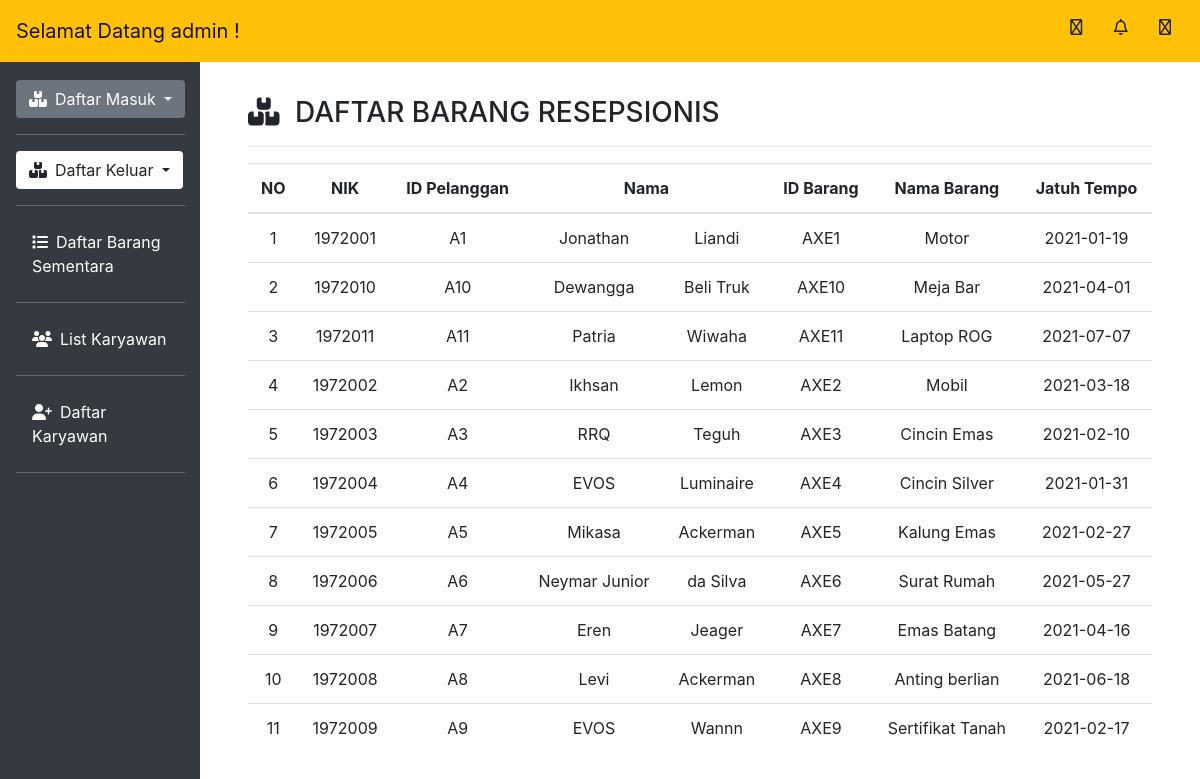
The page /admin_daftar_resep.php (signed in) on the database its author committed.
### tables this page shows
CREATE TABLE `resepsionis_masuk` (
  `NIK` bigint(18) NOT NULL,
  `idPelanggan` varchar(10) NOT NULL,
  `namaDepan` varchar(255) NOT NULL,
  `namaBelakang` varchar(255) NOT NULL,
  `Alamat` text NOT NULL,
  `noTlp` int(255) NOT NULL,
  `noRekening` int(15) DEFAULT NULL
);

CREATE TABLE `resepsionis_barang` (
  `idBarang` varchar(10) NOT NULL,
  `idPelanggan` varchar(10) NOT NULL,
  `kodeKatBarang` varchar(11) NOT NULL,
  `namaBarang` text NOT NULL,
  `harga` int(10) NOT NULL,
  `tglMasuk` date NOT NULL,
  `jatuhTempo` date NOT NULL
);

### admin_daftar_resep.php (the view, shortened to what this page needs)
<!DOCTYPE html>
<html lang="en">
<body>
   <?php
   include_once 'header.php';
   include_once 'includes/database.php';
   $result= mysqli_query ($conn, "SELECT resepsionis_masuk.NIK, resepsionis_masuk.idPelanggan , resepsionis_masuk.namaDepan, resepsionis_masuk.namaBelakang,
   resepsionis_barang.idBarang, resepsionis_barang.namaBarang, resepsionis_barang.jatuhTempo  FROM resepsionis_masuk
   RIGHT JOIN resepsionis_barang ON resepsionis_masuk.idPelanggan = resepsionis_barang.idPelanggan");
   ?>
   <div class="col-md-10 p-5 pt-2">
      <h3><i class="fas fa-boxes mr-2"></i> DAFTAR BARANG RESEPSIONIS</h3>
      <hr>
      <table class="table table-hover text-center">
         <thead>
            <tr>
               <th scope="col">NO</th>
               <th scope="col">NIK</th>
               <th scope="col">ID Pelanggan</th>
               <th colspan="2" scope="col">Nama</th>
               <th scope="col">ID Barang</th>
               <th scope="col">Nama Barang</th>
               <th scope="col">Jatuh Tempo</th>
            </tr>
         </thead>
         <tbody>
            <?php $i = 1; ?>
               <?php while ($row = mysqli_fetch_assoc($result)) : ?>
            <tr>
               <td scope="row"><?= $i; ?></td>
               <td><?= $row["NIK"]; ?></td>
               <td><?= $row["idPelanggan"]; ?></td>
               <td><?= $row["namaDepan"]; ?></td>
               <td><?= $row["namaBelakang"]; ?></td>
               <td><?= $row["idBarang"]; ?></td>
               <td><?= $row["namaBarang"]; ?></td>
               <td><?= $row["jatuhTempo"]; ?></td>
            </tr>
            <?php $i++; ?>
               <?php endwhile; ?>
         </tbody>
      </table>
   </div>
</body>
</html>

### rows shown on the page
resepsionis_masuk: NIK "1972001", idPelanggan "A1", namaDepan "Jonathan", namaBelakang "Liandi", resepsionis_barang.idBarang "AXE1", resepsionis_barang.namaBarang "Motor", resepsionis_barang.jatuhTempo "2021-01-19"
resepsionis_masuk: NIK "1972010", idPelanggan "A10", namaDepan "Dewangga", namaBelakang "Beli Truk", resepsionis_barang.idBarang "AXE10", resepsionis_barang.namaBarang "Meja Bar", resepsionis_barang.jatuhTempo "2021-04-01"
resepsionis_masuk: NIK "1972011", idPelanggan "A11", namaDepan "Patria", namaBelakang "Wiwaha", resepsionis_barang.idBarang "AXE11", resepsionis_barang.namaBarang "Laptop ROG", resepsionis_barang.jatuhTempo "2021-07-07"
resepsionis_masuk: NIK "1972002", idPelanggan "A2", namaDepan "Ikhsan", namaBelakang "Lemon", resepsionis_barang.idBarang "AXE2", resepsionis_barang.namaBarang "Mobil", resepsionis_barang.jatuhTempo "2021-03-18"
resepsionis_masuk: NIK "1972003", idPelanggan "A3", namaDepan "RRQ", namaBelakang "Teguh", resepsionis_barang.idBarang "AXE3", resepsionis_barang.namaBarang "Cincin Emas", resepsionis_barang.jatuhTempo "2021-02-10"
resepsionis_masuk: NIK "1972004", idPelanggan "A4", namaDepan "EVOS", namaBelakang "Luminaire", resepsionis_barang.idBarang "AXE4", resepsionis_barang.namaBarang "Cincin Silver", resepsionis_barang.jatuhTempo "2021-01-31"
resepsionis_masuk: NIK "1972005", idPelanggan "A5", namaDepan "Mikasa", namaBelakang "Ackerman", resepsionis_barang.idBarang "AXE5", resepsionis_barang.namaBarang "Kalung Emas", resepsionis_barang.jatuhTempo "2021-02-27"
resepsionis_masuk: NIK "1972006", idPelanggan "A6", namaDepan "Neymar Junior", namaBelakang "da Silva", resepsionis_barang.idBarang "AXE6", resepsionis_barang.namaBarang "Surat Rumah", resepsionis_barang.jatuhTempo "2021-05-27"
resepsionis_masuk: NIK "1972007", idPelanggan "A7", namaDepan "Eren", namaBelakang "Jeager", resepsionis_barang.idBarang "AXE7", resepsionis_barang.namaBarang "Emas Batang", resepsionis_barang.jatuhTempo "2021-04-16"
resepsionis_masuk: NIK "1972008", idPelanggan "A8", namaDepan "Levi", namaBelakang "Ackerman", resepsionis_barang.idBarang "AXE8", resepsionis_barang.namaBarang "Anting berlian", resepsionis_barang.jatuhTempo "2021-06-18"
resepsionis_masuk: NIK "1972009", idPelanggan "A9", namaDepan "EVOS", namaBelakang "Wannn", resepsionis_barang.idBarang "AXE9", resepsionis_barang.namaBarang "Sertifikat Tanah", resepsionis_barang.jatuhTempo "2021-02-17"

### other values the page prints
$_SESSION["usersStatus"] "admin"
